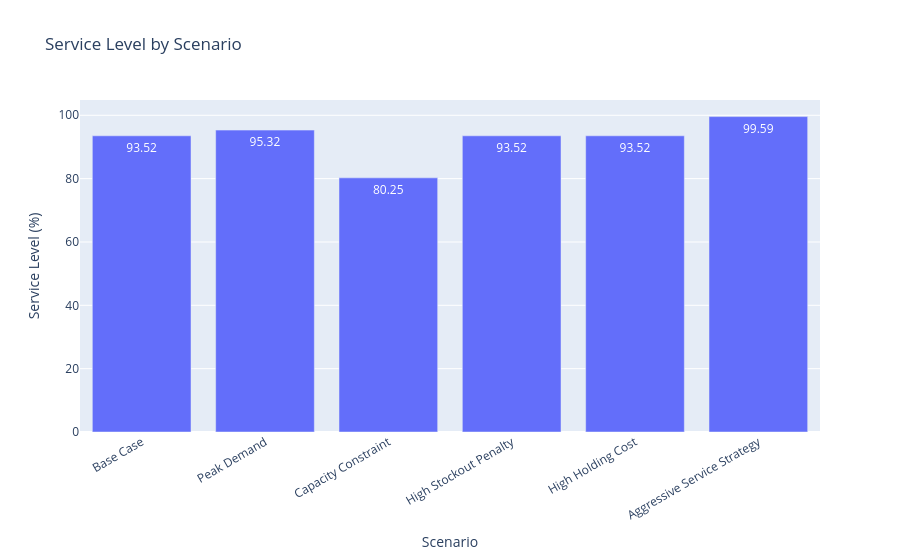

The cell this chart's notebook holds for it:
### Code cell
# Visualize service level by scenario
service_plot = scenario_summary.copy()

service_plot["service_level_pct"] = (
    service_plot["service_level"] * 100
)

fig = px.bar(
    service_plot,
    x="scenario",
    y="service_level_pct",
    title="Service Level by Scenario",
    text_auto=".2f",
)

fig.update_layout(
    xaxis_title="Scenario",
    yaxis_title="Service Level (%)",
    xaxis_tickangle=-30,
)

fig.show()

### Figure 1 — Plotly figure (JSON) as saved in the notebook; plotly's stock layout.template omitted (floating-point values rounded to 4 significant figures)
{"data": [{"hovertemplate": "scenario=%{x}<br>service_level_pct=%{y}<extra></extra>", "legendgroup": "", "marker": {"color": "#636efa", "pattern": {"shape": ""}}, "name": "", "orientation": "v", "showlegend": false, "textposition": "auto", "texttemplate": "%{y:.2f}", "type": "bar", "x": ["Base Case", "Peak Demand", "Capacity Constraint", "High Stockout Penalty", "High Holding Cost", "Aggressive Service Strategy"], "xaxis": "x", "y": [93.52, 95.32, 80.25, 93.52, 93.52, 99.59], "yaxis": "y"}], "layout": {"barmode": "relative", "legend": {"tracegroupgap": 0}, "title": {"text": "Service Level by Scenario"}, "xaxis": {"anchor": "y", "domain": [0, 1], "tickangle": -30, "title": {"text": "Scenario"}}, "yaxis": {"anchor": "x", "domain": [0, 1], "title": {"text": "Service Level (%)"}}}}
